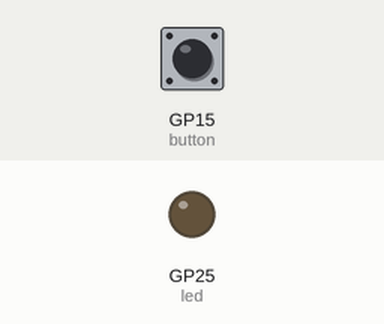
The program below on a simulated Raspberry Pi Pico running MicroPython. Shown: output pins drawn as LEDs (lit = HIGH). Inputs (shaded band) come from the test bench; at power-on: GP15 (button) HIGH. What the program prints to the serial console is not drawn.

Above: at 1.2 s.
1.3 s: GP15 (button) pulled LOW for 0.15 s
Timing chart, 0 to 4.3 s (numbered marks = the images above; inputs shaded):
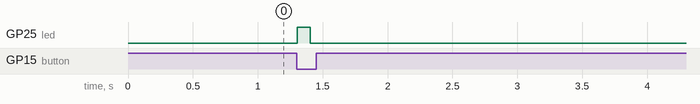

Measured:
- after the input at 1.3 s, GP25 (led): LOW → HIGH at once, → LOW 0.10 s later

The program:

button_debounce.py
```python
"""
按鈕防彈跳處理
處理按鈕的機械彈跳問題，確保準確的按鈕事件偵測

什麼是彈跳（Bounce）？
當按鈕被按下或放開時，機械接點會快速震動，
產生多次開關訊號，這稱為「彈跳」。
"""

import machine
import time

class Button:
    """
    按鈕類別，包含防彈跳功能
    """

    def __init__(self, pin, debounce_time=50):
        """
        初始化按鈕

        參數:
            pin: GPIO 腳位編號
            debounce_time: 防彈跳時間（毫秒）
        """
        self.button = machine.Pin(pin, machine.Pin.IN, machine.Pin.PULL_UP)
        self.debounce_time = debounce_time
        self.last_time = 0
        self.last_state = 1  # 初始狀態（未按下）

    def is_pressed(self):
        """
        檢查按鈕是否被按下（有防彈跳）

        返回:
            bool: True 表示按鈕被按下
        """
        current_state = self.button.value()
        current_time = time.ticks_ms()

        # 檢查是否超過防彈跳時間
        if time.ticks_diff(current_time, self.last_time) > self.debounce_time:
            # 偵測到狀態變化（從 1 變成 0）
            if self.last_state == 1 and current_state == 0:
                self.last_state = current_state
                self.last_time = current_time
                return True

            self.last_state = current_state

        return False

    def wait_for_press(self):
        """等待按鈕被按下"""
        while not self.is_pressed():
            time.sleep(0.01)

    def wait_for_release(self):
        """等待按鈕被放開"""
        while self.button.value() == 0:
            time.sleep(0.01)

# 示範使用
if __name__ == "__main__":
    print("按鈕防彈跳示範")
    print("每次按下按鈕會計數一次")
    print("按 Ctrl+C 停止程式")
    print()

    # 建立按鈕物件
    button = Button(15)

    # 初始化 LED
    led = machine.Pin("LED", machine.Pin.OUT)

    # 計數器
    count = 0

    try:
        while True:
            # 檢查按鈕是否被按下
            if button.is_pressed():
                count += 1
                print(f"按鈕被按下 {count} 次")

                # LED 閃爍表示偵測到按鈕
                led.on()
                time.sleep(0.1)
                led.off()

            time.sleep(0.01)

    except KeyboardInterrupt:
        print(f"\n程式已停止，總共按了 {count} 次")
        led.off()
```
